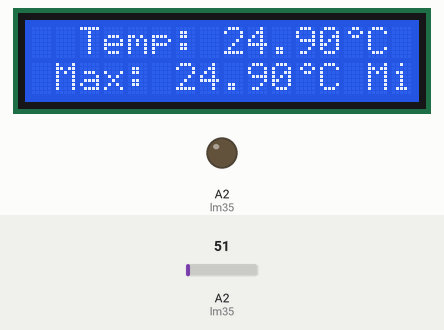
The sketch below on a simulated Arduino Uno, built with avr-gcc and run on an emulated ATmega328P. Parts: 16×2 character LCD, output pins drawn as LEDs (lit = HIGH). The inputs (shaded band) are chosen by the test bench; at power-on: A2 (lm35) = 51.

Above: at 1.5 s.
1.6 s: A2 (lm35) set to 20
At 3.7 s:
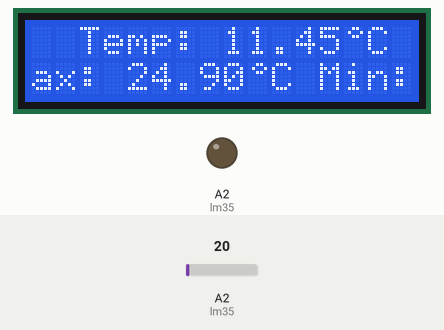
4.6 s: A2 (lm35) set to 18
At 5.4 s:
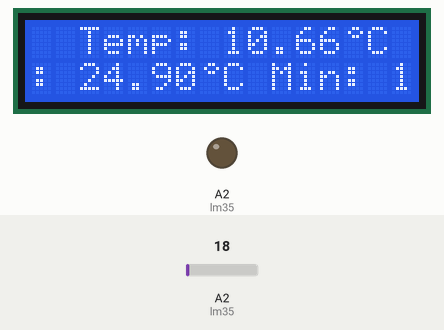
7.6 s: A2 (lm35) set to 30
At 10.3 s:
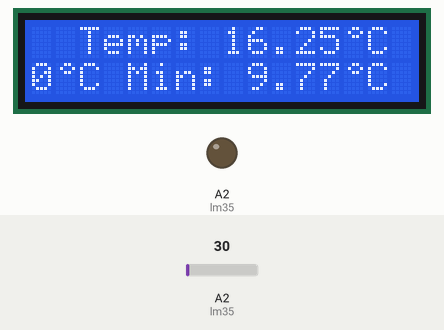
Timing chart, 0 to 11.8 s (numbered marks = the images above; inputs shaded):
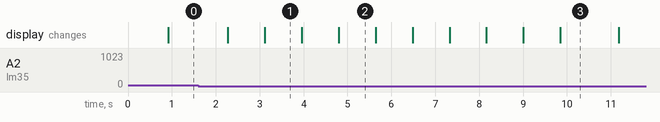

The sketch:

testandoScrollBasico.ino
```cpp
#include <Wire.h>
#include <LiquidCrystal_I2C.h>


LiquidCrystal_I2C lcd(0x27, 2, 1, 0, 4, 5, 6, 7, 3, POSITIVE);  //ENDEREÇO DO I2C E DEMAIS INFORMAÇÕES

int lm35 = A2;


float celsius = 0.00;

float amostra[10];  //Array para precisão na medição

int i;  //contador do medidor de termperatura

float maxTemp = -100.0, minTemp = 100.0;


byte grau[8] = {B00110, B01001, B00110, B00000, B00000, B00000, B00000, B00000,};


//Configuracoes LCD 16x2
int screenWidth = 16;
int screenHeight = 2;


int comecoVisivel = 0;
int corretor = 0;


String linhaEstatica, linhaEstaticaParte1, linhaEstaticaParte2, linhaEstaticaParte3;
String linhaMovel, linhaMovelParte1, linhaMovelParte2, linhaMovelParte3, linhaMovelParte4, linhaMovelParte5, linhaMovelParte6;

int posicaoEstaticaGrau, posicaoMovelGrau1, posicaoMovelGrau2;

int direcao = 1;


void setup()
{
  pinMode(lm35, OUTPUT);

  //Inicializacao do display
  lcd.begin(screenWidth,screenHeight);
  lcd.setBacklight(HIGH);    //LIGA O BACKLIGHT (LUZ DE FUNDO)
  lcd.createChar(1, grau);


}


void loop()
{
  //Loop que faz a leitura da temperatura 10 vezes
  for (i = 0; i < 10; i++)
  {
    amostra[i] = ( 5.0 * analogRead(lm35) * 100.0) / 1024.0;
    celsius = celsius + amostra[i];
    delay(80);
  }


  celsius = celsius / 10.0;    //Divide a variavel celsius por 10, para obter precisão na medição


  if (celsius > maxTemp) {
    maxTemp = celsius;
  }


  if (celsius < minTemp) {
    minTemp = celsius ;
  }


 /* String linhaEstatica = "  Temp: " + String(celsius,2) + " C";*/

  linhaEstaticaParte1 = "  Temp: ";
  linhaEstaticaParte2 = String(celsius,2);
  linhaEstaticaParte3 = " C";
  linhaEstatica = linhaEstaticaParte1 + linhaEstaticaParte2 + linhaEstaticaParte3;


  posicaoEstaticaGrau = linhaEstaticaParte1.length() + linhaEstaticaParte2.length();


  /*  String linhaMovel = "  Max: " + String(maxTemp, 2) + " C" + "  Min: " + String(minTemp,2) + " C  ";  */

  linhaMovelParte1 = " Max: ";
  linhaMovelParte2 = String(maxTemp,2);
  linhaMovelParte3 = " C";

  linhaMovelParte4 = " Min: ";
  linhaMovelParte5 = String(minTemp,2);
  linhaMovelParte6 = " C ";

  linhaMovel = linhaMovelParte1 + linhaMovelParte2 + linhaMovelParte3 + linhaMovelParte4 + linhaMovelParte5 + linhaMovelParte6;

  posicaoMovelGrau1 = linhaMovelParte1.length() + linhaMovelParte2.length();
  posicaoMovelGrau2 = linhaMovelParte1.length() + linhaMovelParte2.length() + linhaMovelParte3.length() + linhaMovelParte4.length() + linhaMovelParte5.length();


  lcd.setCursor(0, 0);
  lcd.print(linhaEstatica);
  lcd.setCursor(posicaoEstaticaGrau, 0);
  lcd.write(1);


  lcd.setCursor(0, 1);
  lcd.print(linhaMovel.substring(comecoVisivel));
  lcd.setCursor(posicaoMovelGrau1+corretor, 1);
  lcd.write(1);
  lcd.setCursor(posicaoMovelGrau2+corretor, 1);
  lcd.write(1);


  if(comecoVisivel == linhaMovel.length() - screenWidth){
    direcao = 0;
    delay(500);
  }

  if(comecoVisivel == 0){
    direcao = 1;
    delay(500);
  }


  if(direcao){
    comecoVisivel++;
    corretor--;
  }
  else{
    comecoVisivel--;
    corretor++;
  }


}
```

Measured:
- the behaviour switches between 19 and 18 on A2 (lm35) (found by bisection; images 1 and 2)
- after the input at 7.6 s, the display: first changes after 0.57 s (image 3 shows a later state)
- what the display in image 1 shows lasts 0.9 s, from 3.1 s to 4.0 s
